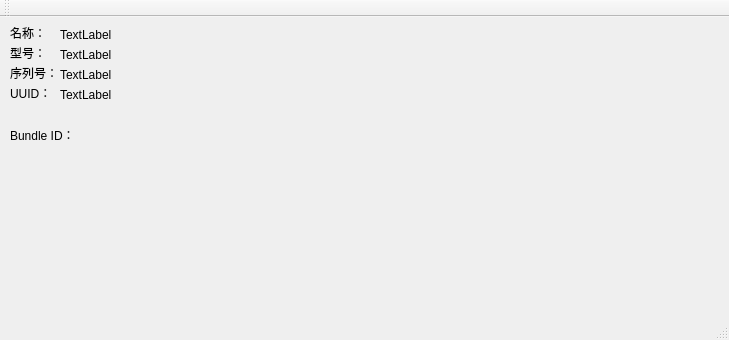
<?xml version="1.0" encoding="UTF-8"?>
<ui version="4.0">
 <class>MainWindow</class>
 <widget class="QMainWindow" name="MainWindow">
  <property name="geometry">
   <rect>
    <x>0</x>
    <y>0</y>
    <width>729</width>
    <height>340</height>
   </rect>
  </property>
  <property name="windowTitle">
   <string>iQiqi</string>
  </property>
  <widget class="QWidget" name="centralWidget">
   <widget class="QLabel" name="label">
    <property name="geometry">
     <rect>
      <x>10</x>
      <y>10</y>
      <width>54</width>
      <height>12</height>
     </rect>
    </property>
    <property name="text">
     <string>名称：</string>
    </property>
   </widget>
   <widget class="QLabel" name="label_2">
    <property name="geometry">
     <rect>
      <x>10</x>
      <y>30</y>
      <width>54</width>
      <height>12</height>
     </rect>
    </property>
    <property name="text">
     <string>型号：</string>
    </property>
   </widget>
   <widget class="QLabel" name="label_3">
    <property name="geometry">
     <rect>
      <x>10</x>
      <y>50</y>
      <width>54</width>
      <height>12</height>
     </rect>
    </property>
    <property name="text">
     <string>序列号：</string>
    </property>
   </widget>
   <widget class="QLabel" name="label_4">
    <property name="geometry">
     <rect>
      <x>10</x>
      <y>70</y>
      <width>54</width>
      <height>12</height>
     </rect>
    </property>
    <property name="text">
     <string>UUID：</string>
    </property>
   </widget>
   <widget class="QLabel" name="label_name">
    <property name="geometry">
     <rect>
      <x>60</x>
      <y>10</y>
      <width>171</width>
      <height>16</height>
     </rect>
    </property>
    <property name="text">
     <string>TextLabel</string>
    </property>
   </widget>
   <widget class="QLabel" name="label_type">
    <property name="geometry">
     <rect>
      <x>60</x>
      <y>30</y>
      <width>171</width>
      <height>16</height>
     </rect>
    </property>
    <property name="text">
     <string>TextLabel</string>
    </property>
   </widget>
   <widget class="QLabel" name="label_sn">
    <property name="geometry">
     <rect>
      <x>60</x>
      <y>50</y>
      <width>171</width>
      <height>16</height>
     </rect>
    </property>
    <property name="text">
     <string>TextLabel</string>
    </property>
   </widget>
   <widget class="QLabel" name="label_uuid">
    <property name="geometry">
     <rect>
      <x>60</x>
      <y>70</y>
      <width>331</width>
      <height>16</height>
     </rect>
    </property>
    <property name="text">
     <string>TextLabel</string>
    </property>
   </widget>
   <widget class="QLabel" name="label_bundle">
    <property name="geometry">
     <rect>
      <x>10</x>
      <y>110</y>
      <width>71</width>
      <height>16</height>
     </rect>
    </property>
    <property name="lineWidth">
     <number>0</number>
    </property>
    <property name="text">
     <string>Bundle ID：</string>
    </property>
   </widget>
  </widget>
  <widget class="QMenuBar" name="menuBar">
   <property name="geometry">
    <rect>
     <x>0</x>
     <y>0</y>
     <width>729</width>
     <height>23</height>
    </rect>
   </property>
  </widget>
  <widget class="QToolBar" name="mainToolBar">
   <attribute name="toolBarArea">
    <enum>TopToolBarArea</enum>
   </attribute>
   <attribute name="toolBarBreak">
    <bool>false</bool>
   </attribute>
  </widget>
  <widget class="QStatusBar" name="statusBar"/>
 </widget>
 <layoutdefault spacing="6" margin="11"/>
 <resources/>
 <connections/>
</ui>
